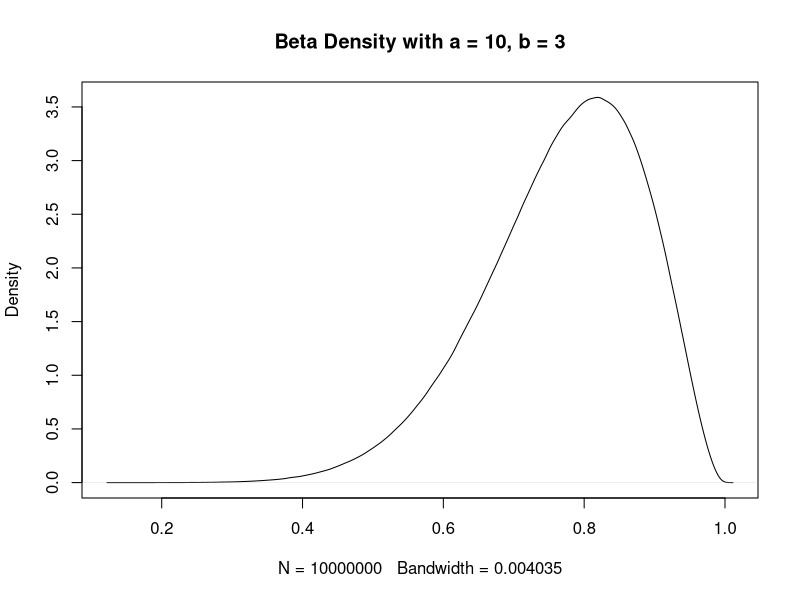
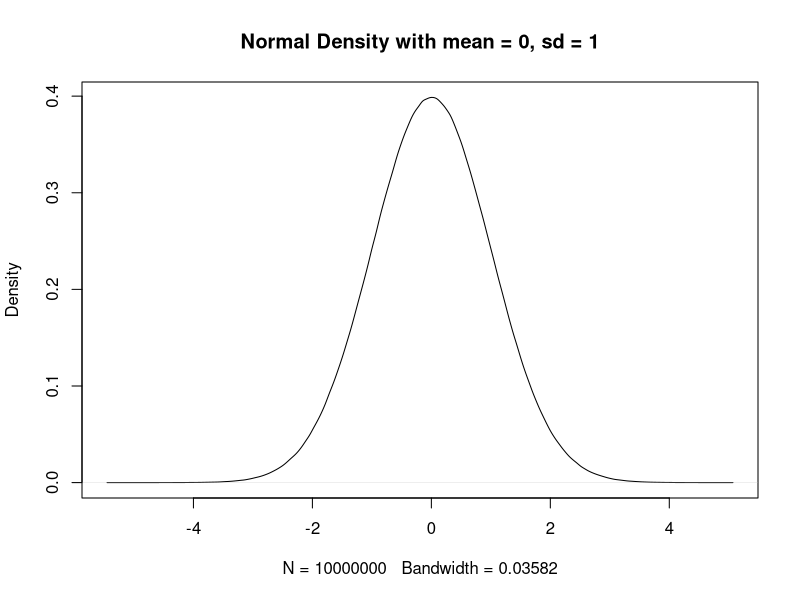
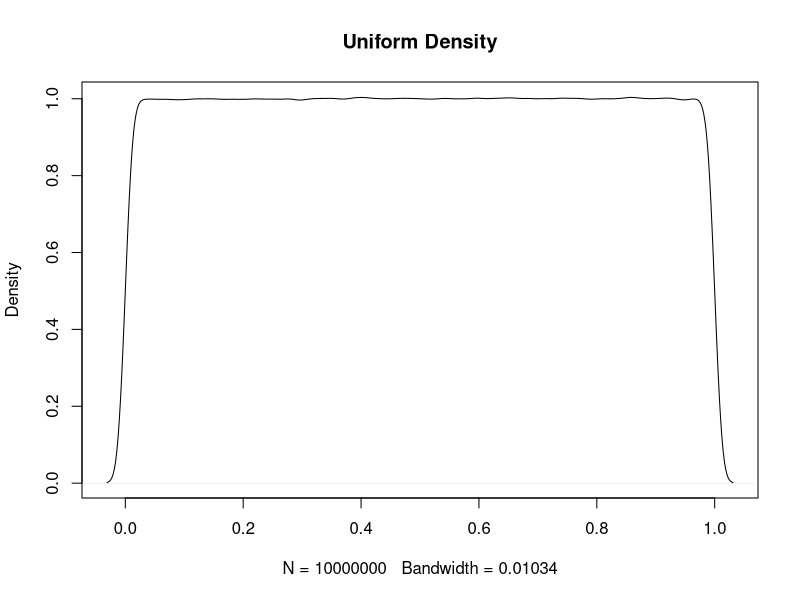

Here is the R script that generated these plots, in order:
png(filename = "man/figures/betaDensity.png", width = 290, height = 200)
plot(density(rbeta(10000000,10,3)), main = "Beta Density with a = 10, b = 3")
dev.off()
png(filename = "man/figures/normalDensity.png", width = 290, height = 200)
plot(density(rnorm(10000000,0,1)), main = "Normal Density with mean = 0, sd = 1")
dev.off()
png(filename = "man/figures/uniformDensity.png", width = 290, height = 200)
plot(density(runif(10000000)), main = "Uniform Density")
dev.off()
